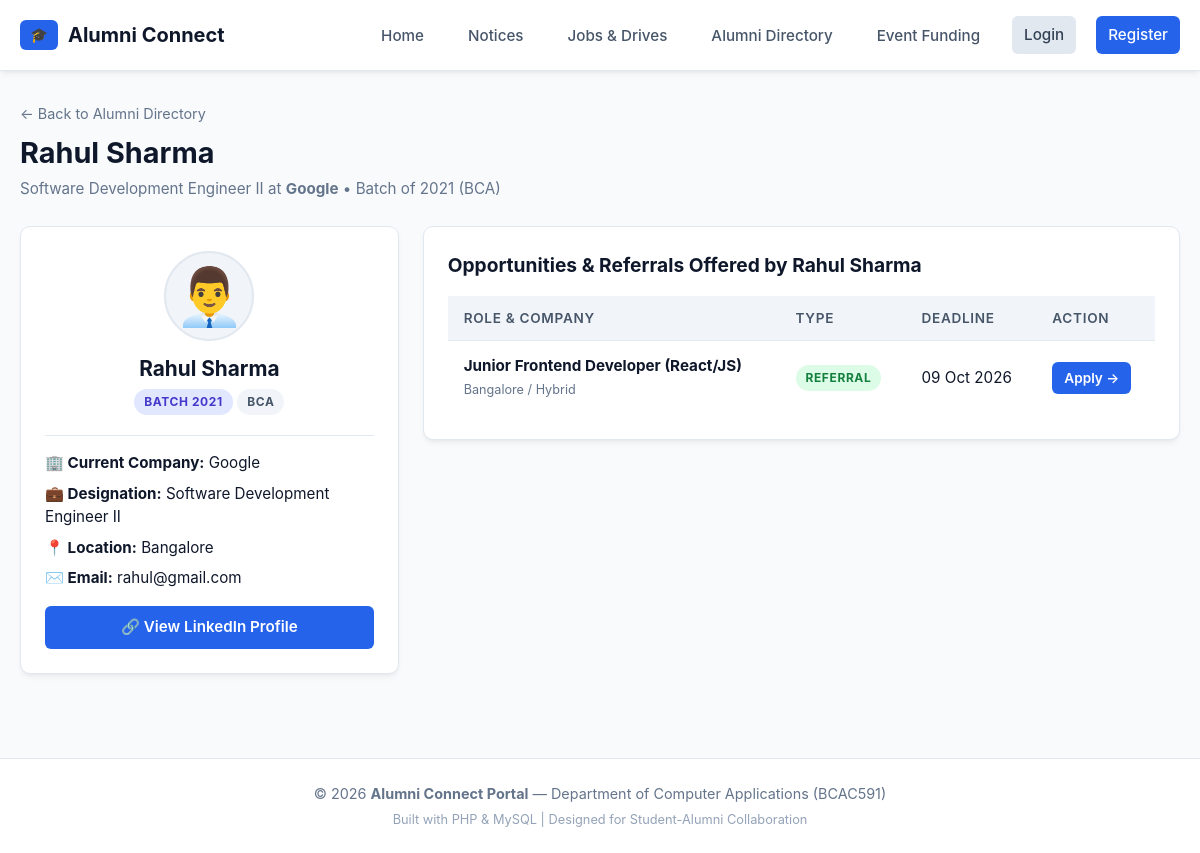
Page /alumni-view.php?id=2 on the committed database.
### tables this page shows
CREATE TABLE `alumni_details` (
    `id` INT AUTO_INCREMENT PRIMARY KEY,
    `user_id` INT NOT NULL UNIQUE,
    `batch_year` INT NOT NULL,
    `current_company` VARCHAR(100) NOT NULL,
    `designation` VARCHAR(100) NOT NULL,
    `city` VARCHAR(50) NULL,
    `linkedin_url` VARCHAR(200) NULL,
    CONSTRAINT `fk_alumni_user` FOREIGN KEY (`user_id`) REFERENCES `users` (`id`) ON DELETE CASCADE
);

CREATE TABLE `users` (
    `id` INT AUTO_INCREMENT PRIMARY KEY,
    `name` VARCHAR(100) NOT NULL,
    `email` VARCHAR(100) NOT NULL UNIQUE,
    `password` VARCHAR(255) NOT NULL,
    `role` ENUM('student', 'alumni', 'admin') NOT NULL DEFAULT 'student',
    `phone` VARCHAR(15) NULL,
    `department` VARCHAR(50) NOT NULL,
    `avatar` VARCHAR(255) DEFAULT 'default.png',
    `status` ENUM('active', 'inactive') DEFAULT 'active',
    `created_at` TIMESTAMP DEFAULT CURRENT_TIMESTAMP
);

CREATE TABLE `jobs` (
    `id` INT AUTO_INCREMENT PRIMARY KEY,
    `posted_by` INT NOT NULL,
    `title` VARCHAR(150) NOT NULL,
    `company` VARCHAR(100) NOT NULL,
    `location` VARCHAR(100) NOT NULL,
    `job_type` ENUM('Full-Time', 'Part-Time', 'Internship', 'Referral') NOT NULL DEFAULT 'Full-Time',
    `salary` VARCHAR(50) NULL,
    `description` TEXT NOT NULL,
    `deadline` DATE NOT NULL,
    `created_at` TIMESTAMP DEFAULT CURRENT_TIMESTAMP,
    CONSTRAINT `fk_jobs_posted_by` FOREIGN KEY (`posted_by`) REFERENCES `users` (`id`) ON DELETE CASCADE
);

### includes/functions.php (called while the page is built, shortened)
<?php
function e($string) {
    return htmlspecialchars((string)$string, ENT_QUOTES, 'UTF-8');
}
function base_url($path = '') {
    $base = '/Clg%20Project/Alumni-Connect-Portal';
    return $base . '/' . ltrim($path, '/');
}
function format_date($date_str) {
    $timestamp = strtotime($date_str);
    return date('d M Y', $timestamp);
}

### alumni-view.php (the view, shortened to what this page needs)
<?php
require_once __DIR__ . '/config/db.php';
require_once __DIR__ . '/includes/functions.php';
$alumni_id = (int)($_GET['id'] ?? 0);
$stmt = $pdo->prepare("
    SELECT u.*, a.batch_year, a.current_company, a.designation, a.city, a.linkedin_url
    FROM users u
    JOIN alumni_details a ON u.id = a.user_id
    WHERE u.id = ? AND u.role = 'alumni'
");
$stmt->execute([$alumni_id]);
$alumnus = $stmt->fetch();
$jobs_stmt = $pdo->prepare("SELECT * FROM jobs WHERE posted_by = ? ORDER BY created_at DESC");
$jobs_stmt->execute([$alumni_id]);
$posted_jobs = $jobs_stmt->fetchAll();
require_once __DIR__ . '/includes/header.php';
?>
<div class="page-header">
    <div>
        <a href="<?= base_url('alumni-list.php') ?>" style="color: var(--text-muted); font-size: 0.9rem;">&larr; Back to Alumni Directory</a>
        <h1 style="margin-top: 6px;"><?= e($alumnus['name']) ?></h1>
        <p>
            <?= e($alumnus['designation']) ?> at <strong><?= e($alumnus['current_company']) ?></strong> &bull;
            Batch of <?= e($alumnus['batch_year']) ?> (<?= e($alumnus['department']) ?>)
        </p>
    </div>
</div>
<div style="display: grid; grid-template-columns: 1fr 2fr; gap: 24px; align-items: start;">
    <div class="card">
        <div style="text-align: center; margin-bottom: 20px;">
            <div style="font-size: 3.5rem; background: #f1f5f9; border-radius: 50%; width: 90px; height: 90px; display: flex; align-items: center; justify-content: center; margin: 0 auto 12px; border: 2px solid var(--border);">
                👨‍💼
            </div>
            <h2 style="font-size: 1.3rem; margin-bottom: 4px;"><?= e($alumnus['name']) ?></h2>
            <span class="badge" style="background: #e0e7ff; color: #4338ca;">Batch <?= e($alumnus['batch_year']) ?></span>
            <span class="badge" style="background: #f1f5f9; color: #475569;"><?= e($alumnus['department']) ?></span>
        </div>
        <div style="border-top: 1px solid var(--border); padding-top: 16px; font-size: 0.95rem;">
            <p style="margin-bottom: 8px;"><strong>🏢 Current Company:</strong> <?= e($alumnus['current_company']) ?></p>
            <p style="margin-bottom: 8px;"><strong>💼 Designation:</strong> <?= e($alumnus['designation']) ?></p>
            <p style="margin-bottom: 8px;"><strong>📍 Location:</strong> <?= e($alumnus['city'] ?: 'Not specified') ?></p>
            <p style="margin-bottom: 8px;"><strong>✉️ Email:</strong> <?= e($alumnus['email']) ?></p>
            <?php if (!empty($alumnus['linkedin_url'])): ?>
                <div style="margin-top: 16px;">
                    <a href="<?= e($alumnus['linkedin_url']) ?>" target="_blank" class="btn btn-primary btn-block">
                        🔗 View LinkedIn Profile
                    </a>
                </div>
            <?php endif; ?>
        </div>
    </div>
    <div class="card">
        <h2 class="card-title">Opportunities & Referrals Offered by <?= e($alumnus['name']) ?></h2>
        <?php if (empty($posted_jobs)): ?>
            <p style="color: var(--text-muted); padding: 20px 0;">This alumnus has not posted any job or referral openings currently.</p>
        <?php else: ?>
            <div class="table-responsive">
                <table class="table">
                    <thead>
                        <tr>
                            <th>Role & Company</th>
                            <th>Type</th>
                            <th>Deadline</th>
                            <th>Action</th>
                        </tr>
                    </thead>
                    <tbody>
                        <?php foreach ($posted_jobs as $job): ?>
                            <tr>
                                <td>
                                    <strong><?= e($job['title']) ?></strong><br>
                                    <small style="color: var(--text-muted);"><?= e($job['location']) ?></small>
                                </td>
                                <td>
                                    <span class="badge badge-referral"><?= e($job['job_type']) ?></span>
                                </td>
                                <td><?= format_date($job['deadline']) ?></td>
                                <td>
                                    <a href="<?= base_url('jobs/job-view.php?id=' . $job['id']) ?>" class="btn btn-sm btn-primary">Apply &rarr;</a>
                                </td>
                            </tr>
                        <?php endforeach; ?>
                    </tbody>
                </table>
            </div>
        <?php endif; ?>
    </div>
</div>
<?php require_once __DIR__ . '/includes/footer.php'; ?>

### assets/css/style.css (style rules this page uses)
:root { --primary: #2563eb; --primary-hover: #1d4ed8; --primary-light: #eff6ff; --secondary: #475569; --success: #16a34a; --success-light: #f0fdf4; --warning: #d97706; --warning-light: #fffbeb; --danger: #dc2626; --danger-light: #fef2f2; --bg: #f8fafc; --card-bg: #ffffff; --border: #e2e8f0; --text: #0f172a; --text-muted: #64748b; --radius: 10px; --shadow: 0 4px 6px -1px rgba(0, 0, 0, 0.05), 0 2px 4px -2px rgba(0, 0, 0, 0.05); --shadow-md: 0 10px 15px -3px rgba(0, 0, 0, 0.08), 0 4px 6px -4px rgba(0, 0, 0, 0.04); }
* { margin: 0; padding: 0; box-sizing: border-box; font-family: -apple-system, BlinkMacSystemFont, 'Segoe UI', Roboto, 'Helvetica Neue', Arial, sans-serif; }
body { background-color: var(--bg); color: var(--text); min-height: 100vh; display: flex; flex-direction: column; line-height: 1.5; }
a { color: var(--primary); text-decoration: none; transition: color 0.2s; }
.page-header { display: flex; justify-content: space-between; align-items: center; margin-bottom: 25px; flex-wrap: wrap; gap: 15px; }
.page-header h1 { font-size: 1.8rem; font-weight: 700; color: var(--text); }
.page-header p { color: var(--text-muted); font-size: 0.95rem; margin-top: 4px; }
.card { background: var(--card-bg); border: 1px solid var(--border); border-radius: var(--radius); padding: 24px; box-shadow: var(--shadow); margin-bottom: 24px; }
.card-title { font-size: 1.2rem; font-weight: 700; margin-bottom: 16px; color: var(--text); }
.btn { display: inline-flex; align-items: center; justify-content: center; gap: 8px; padding: 10px 20px; border-radius: 6px; font-size: 0.95rem; font-weight: 600; border: none; cursor: pointer; transition: all 0.2s; text-decoration: none; }
.btn-primary { background: var(--primary); color: white !important; }
.btn-sm { padding: 6px 12px; font-size: 0.85rem; }
.btn-block { width: 100%; }
.table-responsive { overflow-x: auto; }
.table { width: 100%; border-collapse: collapse; text-align: left; background: white; }
.table th { background: #f1f5f9; padding: 12px 16px; font-weight: 600; font-size: 0.85rem; color: var(--secondary); text-transform: uppercase; letter-spacing: 0.05em; border-bottom: 1px solid var(--border); }
.table td { padding: 14px 16px; border-bottom: 1px solid var(--border); font-size: 0.95rem; vertical-align: middle; }
.table tr:last-child td { border-bottom: none; }
.badge { display: inline-block; padding: 4px 10px; border-radius: 999px; font-size: 0.75rem; font-weight: 700; text-transform: uppercase; letter-spacing: 0.05em; }
.badge-referral { background: #dcfce7; color: #15803d; }

### rows in the picture
alumni_details: user.name "Rahul Sharma", designation "Software Development Engineer II", current_company "Google", batch_year "2021", user.department "BCA", city "Bangalore", user.email "rahul@gmail.com"
jobs: title "Junior Frontend Developer (React/JS)", location "Bangalore / Hybrid", job_type "REFERRAL", deadline "09 Oct 2026"
